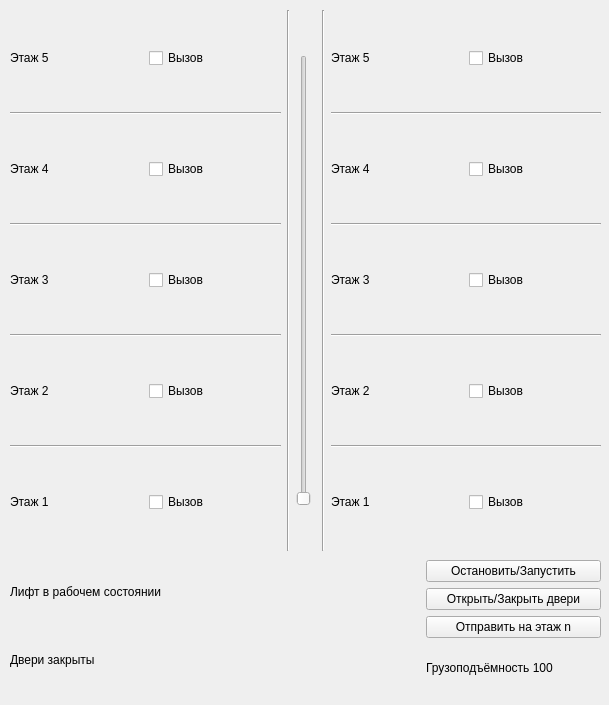
<?xml version="1.0" encoding="UTF-8"?>
<ui version="4.0">
 <class>Form</class>
 <widget class="QWidget" name="Form">
  <property name="geometry">
   <rect>
    <x>0</x>
    <y>0</y>
    <width>609</width>
    <height>705</height>
   </rect>
  </property>
  <property name="windowTitle">
   <string>Form</string>
  </property>
  <widget class="QWidget" name="horizontalLayoutWidget_6">
   <property name="geometry">
    <rect>
     <x>10</x>
     <y>10</y>
     <width>591</width>
     <height>541</height>
    </rect>
   </property>
   <layout class="QHBoxLayout" name="horizontalLayout_2" stretch="5,0,0,0,5">
    <item>
     <layout class="QVBoxLayout" name="left_part_4">
      <item>
       <layout class="QHBoxLayout" name="left_floor_layout_16">
        <item>
         <widget class="QLabel" name="left_floor_lbl_7">
          <property name="text">
           <string>Этаж 5</string>
          </property>
         </widget>
        </item>
        <item>
         <widget class="QCheckBox" name="left_floor_checkbox5_2">
          <property name="text">
           <string>Вызов</string>
          </property>
          <property name="checkable">
           <bool>true</bool>
          </property>
         </widget>
        </item>
       </layout>
      </item>
      <item>
       <widget class="Line" name="line_3">
        <property name="orientation">
         <enum>Qt::Horizontal</enum>
        </property>
       </widget>
      </item>
      <item>
       <layout class="QHBoxLayout" name="left_floor_layout_14">
        <item>
         <widget class="QLabel" name="left_floor_lbl_5">
          <property name="text">
           <string>Этаж 4</string>
          </property>
         </widget>
        </item>
        <item>
         <widget class="QCheckBox" name="left_floor_checkbox4">
          <property name="text">
           <string>Вызов</string>
          </property>
          <property name="checkable">
           <bool>true</bool>
          </property>
         </widget>
        </item>
       </layout>
      </item>
      <item>
       <widget class="Line" name="line">
        <property name="orientation">
         <enum>Qt::Horizontal</enum>
        </property>
       </widget>
      </item>
      <item>
       <layout class="QHBoxLayout" name="left_floor_layout_10">
        <item>
         <widget class="QLabel" name="left_floor_lbl_3">
          <property name="text">
           <string>Этаж 3</string>
          </property>
         </widget>
        </item>
        <item>
         <widget class="QCheckBox" name="left_floor_checkbox3">
          <property name="text">
           <string>Вызов</string>
          </property>
          <property name="checkable">
           <bool>true</bool>
          </property>
         </widget>
        </item>
       </layout>
      </item>
      <item>
       <widget class="Line" name="line_11">
        <property name="orientation">
         <enum>Qt::Horizontal</enum>
        </property>
       </widget>
      </item>
      <item>
       <layout class="QHBoxLayout" name="left_floor_layout_11">
        <item>
         <widget class="QLabel" name="left_floor_lbl_2">
          <property name="text">
           <string>Этаж 2</string>
          </property>
         </widget>
        </item>
        <item>
         <widget class="QCheckBox" name="left_floor_checkbox2">
          <property name="text">
           <string>Вызов</string>
          </property>
          <property name="checkable">
           <bool>true</bool>
          </property>
         </widget>
        </item>
       </layout>
      </item>
      <item>
       <widget class="Line" name="line_12">
        <property name="orientation">
         <enum>Qt::Horizontal</enum>
        </property>
       </widget>
      </item>
      <item>
       <layout class="QHBoxLayout" name="left_floor_layout_12">
        <item>
         <widget class="QLabel" name="left_floor_lbl_1">
          <property name="text">
           <string>Этаж 1</string>
          </property>
         </widget>
        </item>
        <item>
         <widget class="QCheckBox" name="left_floor_checkbox1">
          <property name="text">
           <string>Вызов</string>
          </property>
          <property name="checkable">
           <bool>true</bool>
          </property>
         </widget>
        </item>
       </layout>
      </item>
     </layout>
    </item>
    <item>
     <widget class="Line" name="line_13">
      <property name="orientation">
       <enum>Qt::Vertical</enum>
      </property>
     </widget>
    </item>
    <item>
     <layout class="QVBoxLayout" name="verticalLayout" stretch="1,10,1">
      <item>
       <spacer name="verticalSpacer">
        <property name="orientation">
         <enum>Qt::Vertical</enum>
        </property>
        <property name="sizeHint" stdset="0">
         <size>
          <width>20</width>
          <height>40</height>
         </size>
        </property>
       </spacer>
      </item>
      <item>
       <widget class="QSlider" name="lift_floor_slider_2">
        <property name="minimum">
         <number>1</number>
        </property>
        <property name="maximum">
         <number>100</number>
        </property>
        <property name="orientation">
         <enum>Qt::Vertical</enum>
        </property>
       </widget>
      </item>
      <item>
       <spacer name="verticalSpacer_2">
        <property name="orientation">
         <enum>Qt::Vertical</enum>
        </property>
        <property name="sizeHint" stdset="0">
         <size>
          <width>20</width>
          <height>40</height>
         </size>
        </property>
       </spacer>
      </item>
     </layout>
    </item>
    <item>
     <widget class="Line" name="line_14">
      <property name="orientation">
       <enum>Qt::Vertical</enum>
      </property>
     </widget>
    </item>
    <item>
     <layout class="QVBoxLayout" name="right_part_2">
      <item>
       <layout class="QHBoxLayout" name="right_floor_layout_18">
        <item>
         <widget class="QLabel" name="right_floor_lbl_5">
          <property name="text">
           <string>Этаж 5</string>
          </property>
         </widget>
        </item>
        <item>
         <widget class="QCheckBox" name="right_floor_checkbox5">
          <property name="text">
           <string>Вызов</string>
          </property>
          <property name="checkable">
           <bool>true</bool>
          </property>
         </widget>
        </item>
       </layout>
      </item>
      <item>
       <widget class="Line" name="line_4">
        <property name="orientation">
         <enum>Qt::Horizontal</enum>
        </property>
       </widget>
      </item>
      <item>
       <layout class="QHBoxLayout" name="right_floor_layout_17">
        <item>
         <widget class="QLabel" name="right_floor_lbl_4">
          <property name="text">
           <string>Этаж 4</string>
          </property>
         </widget>
        </item>
        <item>
         <widget class="QCheckBox" name="right_floor_checkbox4">
          <property name="text">
           <string>Вызов</string>
          </property>
          <property name="checkable">
           <bool>true</bool>
          </property>
         </widget>
        </item>
       </layout>
      </item>
      <item>
       <widget class="Line" name="line_2">
        <property name="orientation">
         <enum>Qt::Horizontal</enum>
        </property>
       </widget>
      </item>
      <item>
       <layout class="QHBoxLayout" name="right_floor_layout_14">
        <item>
         <widget class="QLabel" name="right_floor_lbl_3">
          <property name="text">
           <string>Этаж 3</string>
          </property>
         </widget>
        </item>
        <item>
         <widget class="QCheckBox" name="right_floor_checkbox3">
          <property name="text">
           <string>Вызов</string>
          </property>
          <property name="checkable">
           <bool>true</bool>
          </property>
         </widget>
        </item>
       </layout>
      </item>
      <item>
       <widget class="Line" name="line_15">
        <property name="orientation">
         <enum>Qt::Horizontal</enum>
        </property>
       </widget>
      </item>
      <item>
       <layout class="QHBoxLayout" name="right_floor_layout_15">
        <item>
         <widget class="QLabel" name="right_floor_lbl_2">
          <property name="text">
           <string>Этаж 2</string>
          </property>
         </widget>
        </item>
        <item>
         <widget class="QCheckBox" name="right_floor_checkbox2">
          <property name="text">
           <string>Вызов</string>
          </property>
          <property name="checkable">
           <bool>true</bool>
          </property>
         </widget>
        </item>
       </layout>
      </item>
      <item>
       <widget class="Line" name="line_16">
        <property name="orientation">
         <enum>Qt::Horizontal</enum>
        </property>
       </widget>
      </item>
      <item>
       <layout class="QHBoxLayout" name="right_floor_layout_16">
        <item>
         <widget class="QLabel" name="right_floor_lbl_1">
          <property name="text">
           <string>Этаж 1</string>
          </property>
         </widget>
        </item>
        <item>
         <widget class="QCheckBox" name="right_floor_checkbox1">
          <property name="text">
           <string>Вызов</string>
          </property>
          <property name="checkable">
           <bool>true</bool>
          </property>
         </widget>
        </item>
       </layout>
      </item>
     </layout>
    </item>
   </layout>
  </widget>
  <widget class="QWidget" name="horizontalLayoutWidget_5">
   <property name="geometry">
    <rect>
     <x>10</x>
     <y>560</y>
     <width>591</width>
     <height>131</height>
    </rect>
   </property>
   <layout class="QHBoxLayout" name="operator_functions" stretch="7,3">
    <item>
     <layout class="QVBoxLayout" name="lift_info">
      <item>
       <widget class="QLabel" name="lift_status_label">
        <property name="text">
         <string>Лифт в рабочем состоянии</string>
        </property>
       </widget>
      </item>
      <item>
       <widget class="QLabel" name="lift_door_status_label">
        <property name="text">
         <string>Двери закрыты</string>
        </property>
       </widget>
      </item>
     </layout>
    </item>
    <item>
     <layout class="QVBoxLayout" name="lift_functions">
      <item>
       <widget class="QPushButton" name="change_lift_status_btn">
        <property name="text">
         <string>Остановить/Запустить</string>
        </property>
       </widget>
      </item>
      <item>
       <widget class="QPushButton" name="change_door_status_btn">
        <property name="text">
         <string>Открыть/Закрыть двери</string>
        </property>
       </widget>
      </item>
      <item>
       <widget class="QPushButton" name="send_to_floor_btn">
        <property name="text">
         <string>Отправить на этаж n</string>
        </property>
       </widget>
      </item>
      <item>
       <widget class="QLabel" name="label">
        <property name="text">
         <string>Грузоподъёмность 100</string>
        </property>
       </widget>
      </item>
     </layout>
    </item>
   </layout>
  </widget>
 </widget>
 <resources/>
 <connections/>
</ui>
